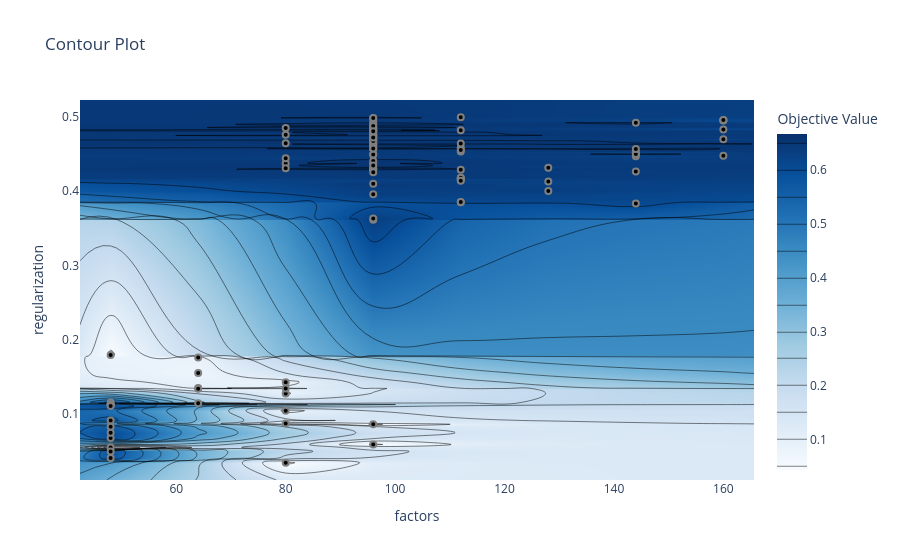

The notebook cell saved with this chart:
### Code cell
vis.plot_contour(study, params=['factors', 'regularization']).show()
